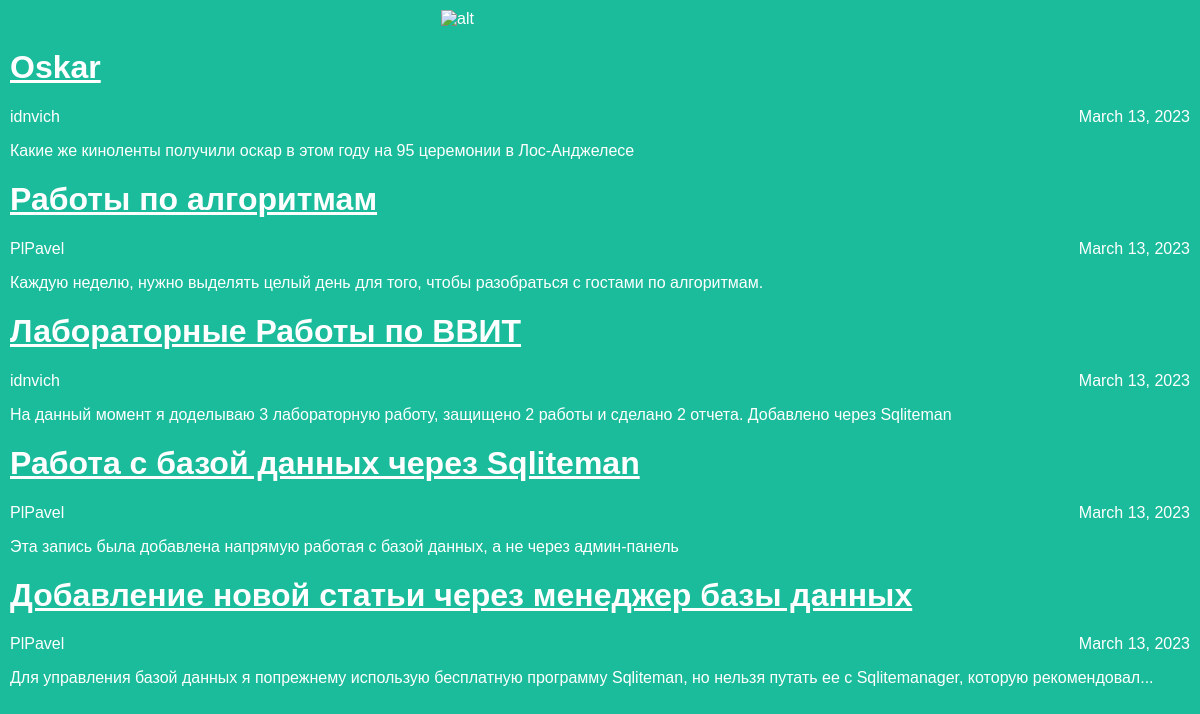
The page / on the database its author committed.
### articles/models.py (models this page shows, shortened)
class Article(models.Model):
    title = models.CharField(max_length=200)
    author = models.ForeignKey(User, on_delete=models.CASCADE)
    text = models.TextField()
    created_date = models.DateField(auto_now_add=True)
    def get_excerpt(self):
        return self.text[:140] + "..." if len(self.text) > 140 else self.text

### articles/views.py (the view)
# urls.py: path('', views.archive, name='archive'),
def archive(request):
    return render(request, 'archive.html', {"posts": Article.objects.all()})

### articles/templates/archive.html (shortened to what this page needs)
<!doctype html>
<html lang="en">
<head>
    <link rel="stylesheet" href="../static/css/articles.css">
</head>
<body class="archive">
    <div class="header">
        <img src="https://www.djangoproject.com/m/img/logos/django-logo-negative.svg" alt="alt">
        {% for post in posts %}
            <div class="one-post">
                <h1><a href="http://127.0.0.1:8000/article/1" class="post-title"> {{post.title}} </a></h1>
                <div class="article-info">
                    <div class="article-author">{{ post.author.username }}</div>
                    <div class="article-created-date">{{ post.created_date }}</div>
                </div>
                <p class="article-text">{{ post.get_excerpt }}</p>
            </div>
        {% endfor %}
    </div>
</body>
</html>

### articles/static/css/articles.css (style rules this page uses)
body { background: #1abc9c; font-family: Tahoma, Arial, sans-serif; color: #ffffff; margin: 10px; }
img { width: 200px; }
.archive img { display: block; width: 318px; margin-left: auto; margin-right: auto; }
.post-title { color: #ffffff; font-weight: 30px; }
.article-author { width: 50%; float: left; }
.article-created-date { text-align: right; }

### rows shown on the page
Article: title "Oskar", author.username "idnvich", created_date "March 13, 2023", get_excerpt "Какие же киноленты получили оскар в этом году на 95 церемонии в Лос-Анджелесе"
Article: title "Работы по алгоритмам", author.username "PlPavel", created_date "March 13, 2023", get_excerpt "Каждую неделю, нужно выделять целый день для того, чтобы разобраться с гостами по алгоритмам."
Article: title "Лабораторные Работы по ВВИТ", author.username "idnvich", created_date "March 13, 2023", get_excerpt "На данный момент я доделываю 3 лабораторную работу, защищено 2 работы и сделано 2 отчета. Добавлено через Sqliteman"
Article: title "Работа с базой данных через Sqliteman", author.username "PlPavel", created_date "March 13, 2023", get_excerpt "Эта запись была добавлена напрямую работая с базой данных, а не через админ-панель"
Article: title "Добавление новой статьи через менеджер базы данных", author.username "PlPavel", created_date "March 13, 2023", get_excerpt "Для управления базой данных я попрежнему использую бесплатную программу Sqliteman, но нельзя путать ее с Sqlitemanager, которую рекомендовал..."
